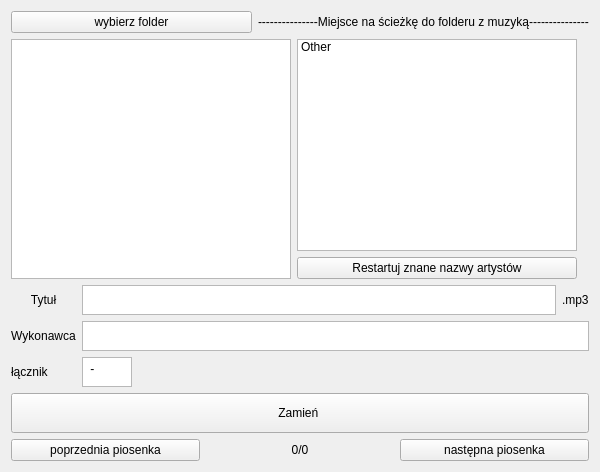
<?xml version="1.0" encoding="UTF-8"?>
<ui version="4.0">
 <class>SongsnamerClass</class>
 <widget class="QMainWindow" name="SongsnamerClass">
  <property name="geometry">
   <rect>
    <x>0</x>
    <y>0</y>
    <width>600</width>
    <height>472</height>
   </rect>
  </property>
  <property name="windowTitle">
   <string>Songsnamer</string>
  </property>
  <widget class="QWidget" name="centralWidget">
   <layout class="QGridLayout" name="gridLayout_2">
    <item row="0" column="0">
     <layout class="QGridLayout" name="gridLayout">
      <item row="5" column="0" colspan="3">
       <layout class="QHBoxLayout" name="horizontalLayout">
        <item>
         <widget class="QPushButton" name="previousSongButton">
          <property name="text">
           <string>poprzednia piosenka</string>
          </property>
         </widget>
        </item>
        <item>
         <widget class="QLabel" name="songlabel">
          <property name="text">
           <string>0/0</string>
          </property>
          <property name="alignment">
           <set>Qt::AlignCenter</set>
          </property>
         </widget>
        </item>
        <item>
         <widget class="QPushButton" name="nextSongButton">
          <property name="text">
           <string>następna piosenka</string>
          </property>
         </widget>
        </item>
       </layout>
      </item>
      <item row="4" column="0" colspan="3">
       <layout class="QGridLayout" name="gridLayout_3">
        <item row="1" column="1" colspan="2">
         <widget class="QPlainTextEdit" name="artistText">
          <property name="maximumSize">
           <size>
            <width>16777215</width>
            <height>30</height>
           </size>
          </property>
         </widget>
        </item>
        <item row="1" column="0">
         <widget class="QLabel" name="artistLabel">
          <property name="maximumSize">
           <size>
            <width>16777215</width>
            <height>30</height>
           </size>
          </property>
          <property name="text">
           <string>Wykonawca</string>
          </property>
          <property name="alignment">
           <set>Qt::AlignCenter</set>
          </property>
         </widget>
        </item>
        <item row="0" column="2">
         <widget class="QLabel" name="mp3Label">
          <property name="text">
           <string>.mp3</string>
          </property>
         </widget>
        </item>
        <item row="0" column="1">
         <widget class="QPlainTextEdit" name="titleText">
          <property name="maximumSize">
           <size>
            <width>16777215</width>
            <height>30</height>
           </size>
          </property>
         </widget>
        </item>
        <item row="3" column="0" colspan="3">
         <widget class="QPushButton" name="changeName">
          <property name="maximumSize">
           <size>
            <width>16777215</width>
            <height>40</height>
           </size>
          </property>
          <property name="baseSize">
           <size>
            <width>0</width>
            <height>0</height>
           </size>
          </property>
          <property name="text">
           <string>Zamień </string>
          </property>
         </widget>
        </item>
        <item row="0" column="0">
         <widget class="QLabel" name="titleLabel">
          <property name="maximumSize">
           <size>
            <width>16777215</width>
            <height>30</height>
           </size>
          </property>
          <property name="text">
           <string>Tytuł</string>
          </property>
          <property name="alignment">
           <set>Qt::AlignCenter</set>
          </property>
         </widget>
        </item>
        <item row="2" column="0">
         <widget class="QLabel" name="separatorLabel">
          <property name="text">
           <string>łącznik</string>
          </property>
         </widget>
        </item>
        <item row="2" column="1">
         <widget class="QPlainTextEdit" name="separatorField">
          <property name="maximumSize">
           <size>
            <width>50</width>
            <height>30</height>
           </size>
          </property>
          <property name="plainText">
           <string> - </string>
          </property>
         </widget>
        </item>
       </layout>
      </item>
      <item row="1" column="0" colspan="3">
       <layout class="QHBoxLayout" name="horizontalLayout_2">
        <item>
         <widget class="QPushButton" name="pathButton">
          <property name="text">
           <string>wybierz folder</string>
          </property>
         </widget>
        </item>
        <item>
         <widget class="QLabel" name="pathLabel">
          <property name="text">
           <string>---------------Miejsce na ścieżkę do folderu z muzyką---------------</string>
          </property>
         </widget>
        </item>
       </layout>
      </item>
      <item row="2" column="0">
       <layout class="QGridLayout" name="gridLayout_4">
        <item row="0" column="1">
         <widget class="QListWidget" name="artistsAlreadyUsedList">
          <item>
           <property name="text">
            <string>Other</string>
           </property>
          </item>
         </widget>
        </item>
        <item row="1" column="1">
         <widget class="QPushButton" name="resetArtistNames">
          <property name="text">
           <string>Restartuj znane nazwy artystów</string>
          </property>
         </widget>
        </item>
        <item row="0" column="0" rowspan="2">
         <widget class="QListWidget" name="songsInFolderView"/>
        </item>
       </layout>
      </item>
     </layout>
    </item>
   </layout>
  </widget>
 </widget>
 <layoutdefault spacing="6" margin="11"/>
 <resources>
  <include location="Songsnamer.qrc"/>
 </resources>
 <connections>
  <connection>
   <sender>pathButton</sender>
   <signal>clicked()</signal>
   <receiver>SongsnamerClass</receiver>
   <slot>selectFolderButtonPressed()</slot>
   <hints>
    <hint type="sourcelabel">
     <x>153</x>
     <y>22</y>
    </hint>
    <hint type="destinationlabel">
     <x>299</x>
     <y>213</y>
    </hint>
   </hints>
  </connection>
  <connection>
   <sender>nextSongButton</sender>
   <signal>clicked()</signal>
   <receiver>SongsnamerClass</receiver>
   <slot>nextButtonPressed()</slot>
   <hints>
    <hint type="sourcelabel">
     <x>494</x>
     <y>404</y>
    </hint>
    <hint type="destinationlabel">
     <x>299</x>
     <y>213</y>
    </hint>
   </hints>
  </connection>
  <connection>
   <sender>previousSongButton</sender>
   <signal>clicked()</signal>
   <receiver>SongsnamerClass</receiver>
   <slot>previousButtonPressed()</slot>
   <hints>
    <hint type="sourcelabel">
     <x>105</x>
     <y>404</y>
    </hint>
    <hint type="destinationlabel">
     <x>299</x>
     <y>213</y>
    </hint>
   </hints>
  </connection>
  <connection>
   <sender>songsInFolderView</sender>
   <signal>itemClicked(QListWidgetItem*)</signal>
   <receiver>SongsnamerClass</receiver>
   <slot>itemOnSongListClicked()</slot>
   <hints>
    <hint type="sourcelabel">
     <x>150</x>
     <y>137</y>
    </hint>
    <hint type="destinationlabel">
     <x>299</x>
     <y>213</y>
    </hint>
   </hints>
  </connection>
  <connection>
   <sender>artistsAlreadyUsedList</sender>
   <signal>itemClicked(QListWidgetItem*)</signal>
   <receiver>SongsnamerClass</receiver>
   <slot>artistNameOnListClicked()</slot>
   <hints>
    <hint type="sourcelabel">
     <x>436</x>
     <y>137</y>
    </hint>
    <hint type="destinationlabel">
     <x>299</x>
     <y>235</y>
    </hint>
   </hints>
  </connection>
  <connection>
   <sender>resetArtistNames</sender>
   <signal>clicked()</signal>
   <receiver>SongsnamerClass</receiver>
   <slot>restartArtistNames()</slot>
   <hints>
    <hint type="sourcelabel">
     <x>436</x>
     <y>251</y>
    </hint>
    <hint type="destinationlabel">
     <x>299</x>
     <y>235</y>
    </hint>
   </hints>
  </connection>
  <connection>
   <sender>changeName</sender>
   <signal>clicked()</signal>
   <receiver>SongsnamerClass</receiver>
   <slot>changeName()</slot>
   <hints>
    <hint type="sourcelabel">
     <x>299</x>
     <y>395</y>
    </hint>
    <hint type="destinationlabel">
     <x>299</x>
     <y>235</y>
    </hint>
   </hints>
  </connection>
 </connections>
 <slots>
  <slot>nextButtonPressed()</slot>
  <slot>selectFolderButtonPressed()</slot>
  <slot>previousButtonPressed()</slot>
  <slot>itemOnSongListClicked()</slot>
  <slot>changeName()</slot>
  <slot>artistNameOnListClicked()</slot>
  <slot>restartArtistNames()</slot>
 </slots>
</ui>
